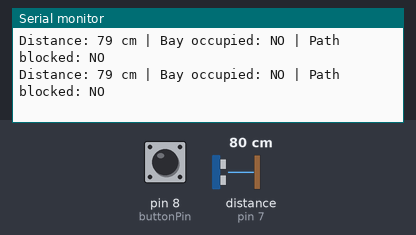
Recording of a sketch running on a simulated Arduino Uno, built with avr-gcc and run on an emulated ATmega328P. On the bench: the last lines printed to the serial monitor. Wiring (inferred from the names in the program): ultrasonic range finder: trigger pin 6; echo pin 7. Inputs (shaded band) come from the test bench; at power-on: distance to the obstacle (sensor on pin 7) 80 cm, pin 8 (buttonPin) HIGH. The echo pulse lasts 58.3 µs per cm.

Above: at 1.2 s.
1.3 s: distance to the obstacle (sensor on pin 7) set to 2 cm
At 1.58 s:
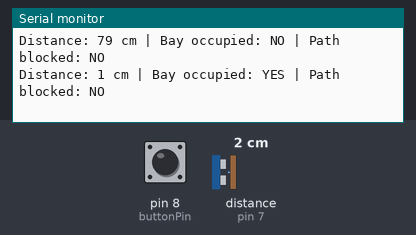
3.3 s: pin 8 (buttonPin) pulled LOW for 0.2 s
At 3.54 s:
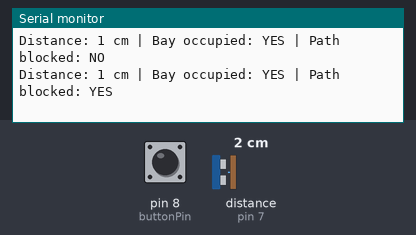
6.5 s: distance to the obstacle (sensor on pin 7) set to 9 cm
At 6.56 s:
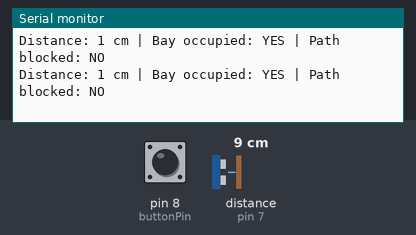
9.5 s: distance to the obstacle (sensor on pin 7) set to 4 cm
At 9.59 s:
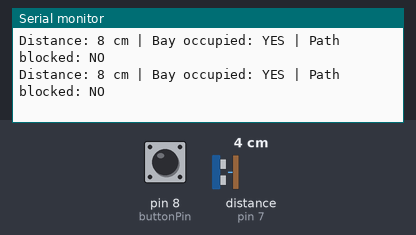
12.5 s: distance to the obstacle (sensor on pin 7) set to 60 cm
At 12.62 s:
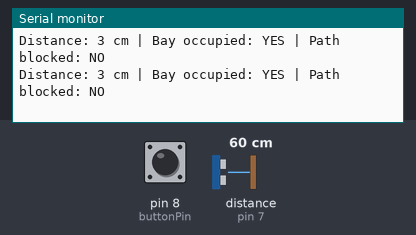
15.5 s: pin 8 (buttonPin) pulled LOW for 1 s
At 15.71 s:
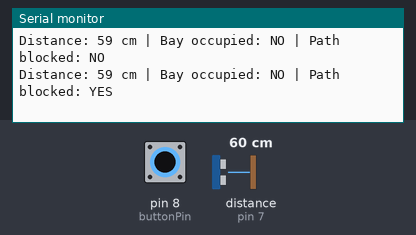
Timing chart, 0 to 18.5 s (numbered marks = the images above; inputs shaded):
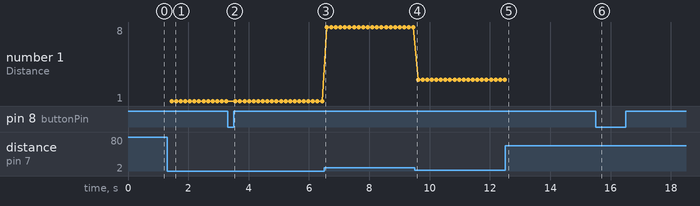

Measured:
- after the input at 1.3 s, the serial monitor: prints a new line after 0.15 s (image 1)
- after the input at 3.3 s, the serial monitor: prints a new line after 0.11 s (image 2)
- after the input at 15.5 s, the serial monitor: prints a new line after 0.08 s (image 6)
- plotted number 1: 1 → 8 after the input at 6.5 s, 8 → 3 after the input at 9.5 s

The sketch:

arduino2_bay_sensor.ino
```cpp
// =====================================================
// ARDUINO 2 - Bay Sensing (I2C SLAVE, 0x09)
//   One HC-SR04 ultrasonic sensor: is the loading bay occupied?
//   Optional push button (pin 8): simulates "gate swing path blocked".
//
// Reply to master = 2 bytes (unchanged, so Arduino 3 needs no edits):
//   byte 0: status  (bit0 = bay occupied, bit1 = path blocked)
//   byte 1: ~status (integrity check)
// =====================================================
#include <Wire.h>

#define MY_ADDRESS 0x09

const int trigPin   = 6;
const int echoPin   = 7;
const int buttonPin = 8;   // button between pin 8 and GND (uses internal pull-up)

const int bayThresholdCm = 10;   // closer than this = bay occupied

// Set true only if you wire a button on pin 8 for the swing-path check.
const bool USE_PATH_BUTTON = true;

// false: no echo = nothing close = bay free (works with open space behind the bay)
// true : no echo = treated as sensor fault -> reports bay OCCUPIED (fail-safe),
//        but needs a wall/backdrop within range so an empty bay still gives an echo.
const bool NO_ECHO_MEANS_OCCUPIED = false;

volatile byte statusByte = 0;

// Returns distance in cm, or -1 if no echo
long readDistanceCm() {
  digitalWrite(trigPin, LOW);
  delayMicroseconds(2);
  digitalWrite(trigPin, HIGH);
  delayMicroseconds(10);
  digitalWrite(trigPin, LOW);

  long duration = pulseIn(echoPin, HIGH, 30000UL);
  if (duration == 0) return -1;
  return (long)(duration * 0.0343 / 2);
}

void requestEvent() {
  byte s = statusByte;
  byte msg[2] = { s, (byte)~s };
  Wire.write(msg, 2);
}

void setup() {
  Serial.begin(9600);
  pinMode(trigPin, OUTPUT);
  pinMode(echoPin, INPUT);
  pinMode(buttonPin, INPUT_PULLUP);

  Wire.begin(MY_ADDRESS);
  Wire.onRequest(requestEvent);

  Serial.println("Arduino 2 - Bay Sensing (ultrasonic)");
  Serial.println("I2C Address: 0x09");
}

void loop() {
  long d = readDistanceCm();

  bool bayOccupied;
  if (d == -1) bayOccupied = NO_ECHO_MEANS_OCCUPIED;
  else         bayOccupied = (d < bayThresholdCm);

  bool pathBlocked = USE_PATH_BUTTON && (digitalRead(buttonPin) == LOW);

  statusByte = (bayOccupied ? 0x01 : 0x00) | (pathBlocked ? 0x02 : 0x00);

  Serial.print("Distance: ");
  if (d == -1) Serial.print("No echo");
  else { Serial.print(d); Serial.print(" cm"); }
  Serial.print(" | Bay occupied: ");
  Serial.print(bayOccupied ? "YES" : "NO");
  Serial.print(" | Path blocked: ");
  Serial.println(pathBlocked ? "YES" : "NO");

  delay(150);
}
```
